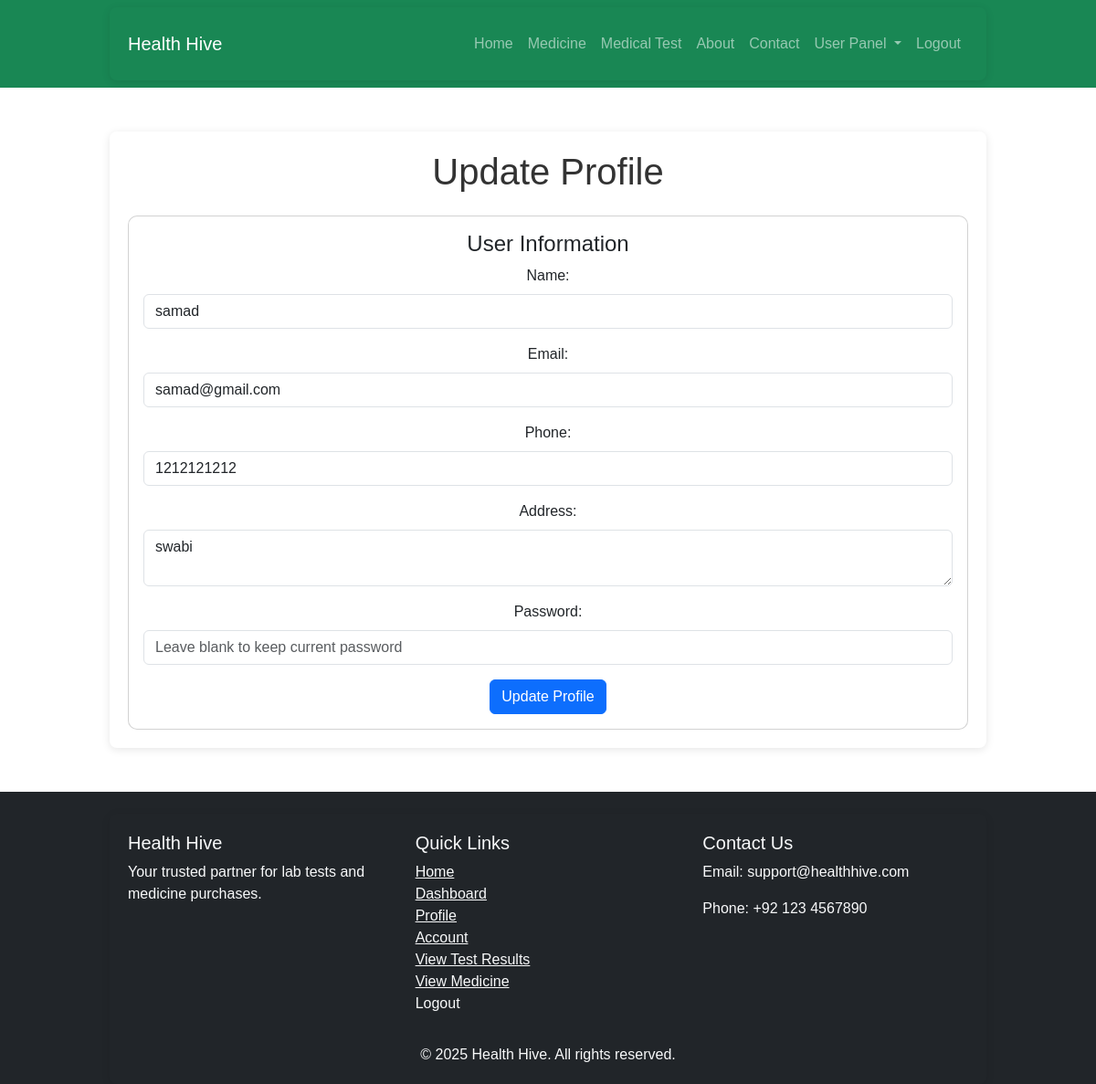
The app's page /user/profile_update.php (signed in) with its own data.
### tables this page shows
CREATE TABLE `users` (
  `id` int(11) NOT NULL,
  `name` varchar(100) NOT NULL,
  `email` varchar(100) NOT NULL,
  `password` varchar(255) NOT NULL,
  `store_name` varchar(255) DEFAULT NULL,
  `logo_path` varchar(255) DEFAULT NULL,
  `phone` varchar(15) DEFAULT NULL,
  `address` text DEFAULT NULL,
  `license_number` varchar(50) DEFAULT NULL,
  `license_expiry_date` date DEFAULT NULL,
  `role` enum('user','lab','pharmacy','admin') NOT NULL,
  `status` varchar(50) DEFAULT NULL,
  `created_at` timestamp NOT NULL DEFAULT current_timestamp()
);

### user/profile_update.php (the view, shortened to what this page needs)
<?php
require_once __DIR__ . '/../header.php';
$user_id = $_SESSION['user_id'];
$sql = "SELECT * FROM users WHERE id = $user_id";
$result = mysqli_query($conn, $sql);
if ($result && mysqli_num_rows($result) > 0) {
    $user = mysqli_fetch_assoc($result);
} else {
    echo "<div class='alert alert-danger'>User not found.</div>";
    exit;
}
?>
<div class="container mt-5">
    <h1 class="text-center mb-4">Update Profile</h1>
    <form action="profile_update.php" method="POST" enctype="multipart/form-data">
        <div class="card">
            <div class="card-body">
                <h2 class="h4">User Information</h2>
                <div class="mb-3">
                    <label for="name" class="form-label">Name:</label>
                    <input type="text" class="form-control" name="name" id="name" value="<?php echo htmlspecialchars($user['name']); ?>" required>
                </div>
                <div class="mb-3">
                    <label for="email" class="form-label">Email:</label>
                    <input type="email" class="form-control" name="email" id="email" value="<?php echo htmlspecialchars($user['email']); ?>" required>
                </div>
                <div class="mb-3">
                    <label for="phone" class="form-label">Phone:</label>
                    <input type="text" class="form-control" name="phone" id="phone" value="<?php echo htmlspecialchars($user['phone']); ?>" required>
                </div>
                <div class="mb-3">
                    <label for="address" class="form-label">Address:</label>
                    <textarea class="form-control" name="address" id="address" required><?php echo htmlspecialchars($user['address']); ?></textarea>
                </div>
                <div class="mb-3">
                    <label for="password" class="form-label">Password:</label>
                    <input type="password" class="form-control" name="password" id="password" placeholder="Leave blank to keep current password">
                </div>
                <button type="submit" class="btn btn-primary">Update Profile</button>
            </div>
        </div>
    </form>
</div>
<?php
require_once __DIR__ . '/../footer.php';
?>

### assets/css/style.css (style rules this page uses)
.card { border-radius: 10px; transition: all 0.3s ease; }
.card-body { text-align: center; }
* { margin: 0; padding: 0; box-sizing: border-box; }
body { font-family: Arial, sans-serif; color: #333; }
.container { width: 80%; margin: 0 auto; padding: 20px; box-shadow: 0 2px 10px rgba(0, 0, 0, 0.1); border-radius: 8px; }

### records on screen
users: name "samad", email "samad@gmail.com", phone "1212121212", address "swabi"
